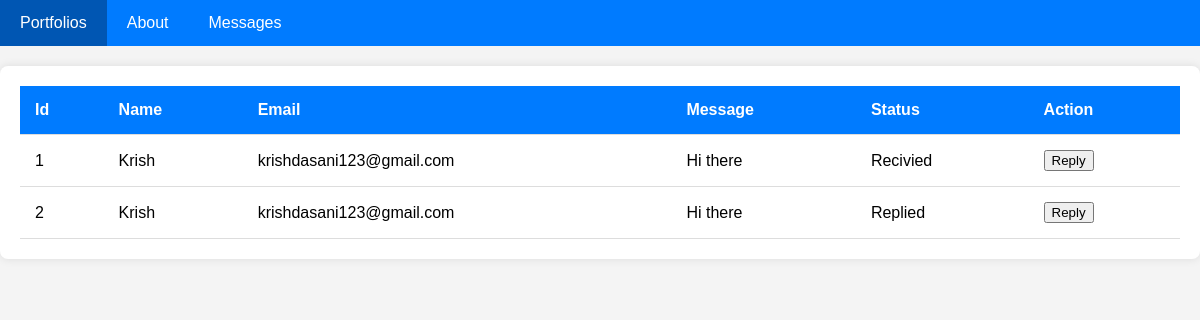
Page /dashboard/contact.php (signed in) on the committed database.
### tables this page shows
CREATE TABLE `contacts` ( 
  `id` int NOT NULL,
  `userid` int NOT NULL,
  `name` varchar(225) NOT NULL,
  `email` varchar(225) NOT NULL,
  `message` varchar(255) NOT NULL,
  `status` varchar(225) NOT NULL DEFAULT 'Recivied'
);

### dashboard/contact.php (the view, shortened to what this page needs)
<!DOCTYPE html>
<html lang="en">
<head>
</head>
<body>
    <div class="navbar">
        <a href="index.php">Portfolios</a>
        <a href="about.php">About</a>
        <a href="contact.php">Messages</a>
    </div>
    <div>
        <main class="table">
            <section class="table__body">
                <table>
                    <thead>
                        <tr>
                            <th>Id</th>
                            <th>Name</th>
                            <th>Email</th>
                            <th>Message</th>
                            <th>Status</th>
                            <th>Action</th>
                        </tr>
                    </thead>
                    <tbody>
                        <?php
                        $userid = $_COOKIE['user_id'];
                        include 'server.php';
                        $sql = "SELECT * FROM contacts WHERE userid = '$userid'";
                        $code = mysqli_query($conn, $sql);
                        $i = 1;
                        while($res = mysqli_fetch_array($code)){
                        ?>
                        <tr>
                            <td><?php echo $i; ?></td>
                            <td><?php echo $res['name']; ?></td>
                            <td><?php echo $res['email']; ?></td>
                            <td><?php echo $res['message']; ?></td>
                            <td><?php echo $res['status']; ?></td>
                            <td>
                                <a href='reply.php?id=<?php echo $res['id']?>&email=<?php echo $res['email']?>'><button>Reply</button></a>
                            </td>
                        </tr>
                        <?php
                            $i = $i + 1;
                        }
                        ?>
                    </tbody>
                </table>
            </section>
        </main>
    </div>
</body>
</html>

### dashboard/contact.php (style rules this page uses)
body { font-family: Arial, sans-serif; background-color: #f4f4f4; margin: 0; }
.navbar { background-color: #007BFF; overflow: hidden; }
.navbar a { float: left; display: block; color: white; text-align: center; padding: 14px 20px; text-decoration: none; }
.table { margin: 20px auto; border-collapse: collapse; background: #fff; box-shadow: 0 0 10px rgba(0, 0, 0, 0.1); border-radius: 8px; overflow: hidden; }
.table__body { padding: 20px; }
table { width: 100%; border-spacing: 0; }
thead { background-color: #007BFF; color: white; }
th, td { padding: 15px; text-align: left; border-bottom: 1px solid #ddd; }

### rows in the picture
contacts: name "Krish", email "krishdasani123@gmail.com", message "Hi there", status "Recivied"
contacts: name "Krish", email "krishdasani123@gmail.com", message "Hi there", status "Replied"
